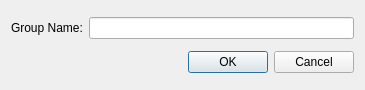
<?xml version="1.0" encoding="UTF-8"?>
<ui version="4.0">
 <class>GroupEditDialog</class>
 <widget class="QDialog" name="GroupEditDialog">
  <property name="geometry">
   <rect>
    <x>0</x>
    <y>0</y>
    <width>365</width>
    <height>90</height>
   </rect>
  </property>
  <property name="windowTitle">
   <string>Dialog</string>
  </property>
  <layout class="QVBoxLayout" name="verticalLayout">
   <item>
    <layout class="QHBoxLayout" name="horizontalLayout">
     <item>
      <widget class="QLabel" name="label">
       <property name="text">
        <string>Group Name:</string>
       </property>
      </widget>
     </item>
     <item>
      <widget class="QLineEdit" name="nameLineEdit"/>
     </item>
    </layout>
   </item>
   <item>
    <widget class="QDialogButtonBox" name="buttonBox">
     <property name="orientation">
      <enum>Qt::Horizontal</enum>
     </property>
     <property name="standardButtons">
      <set>QDialogButtonBox::Cancel|QDialogButtonBox::Ok</set>
     </property>
    </widget>
   </item>
  </layout>
 </widget>
 <resources/>
 <connections>
  <connection>
   <sender>buttonBox</sender>
   <signal>accepted()</signal>
   <receiver>GroupEditDialog</receiver>
   <slot>accept()</slot>
   <hints>
    <hint type="sourcelabel">
     <x>248</x>
     <y>254</y>
    </hint>
    <hint type="destinationlabel">
     <x>157</x>
     <y>274</y>
    </hint>
   </hints>
  </connection>
  <connection>
   <sender>buttonBox</sender>
   <signal>rejected()</signal>
   <receiver>GroupEditDialog</receiver>
   <slot>reject()</slot>
   <hints>
    <hint type="sourcelabel">
     <x>316</x>
     <y>260</y>
    </hint>
    <hint type="destinationlabel">
     <x>286</x>
     <y>274</y>
    </hint>
   </hints>
  </connection>
 </connections>
</ui>
